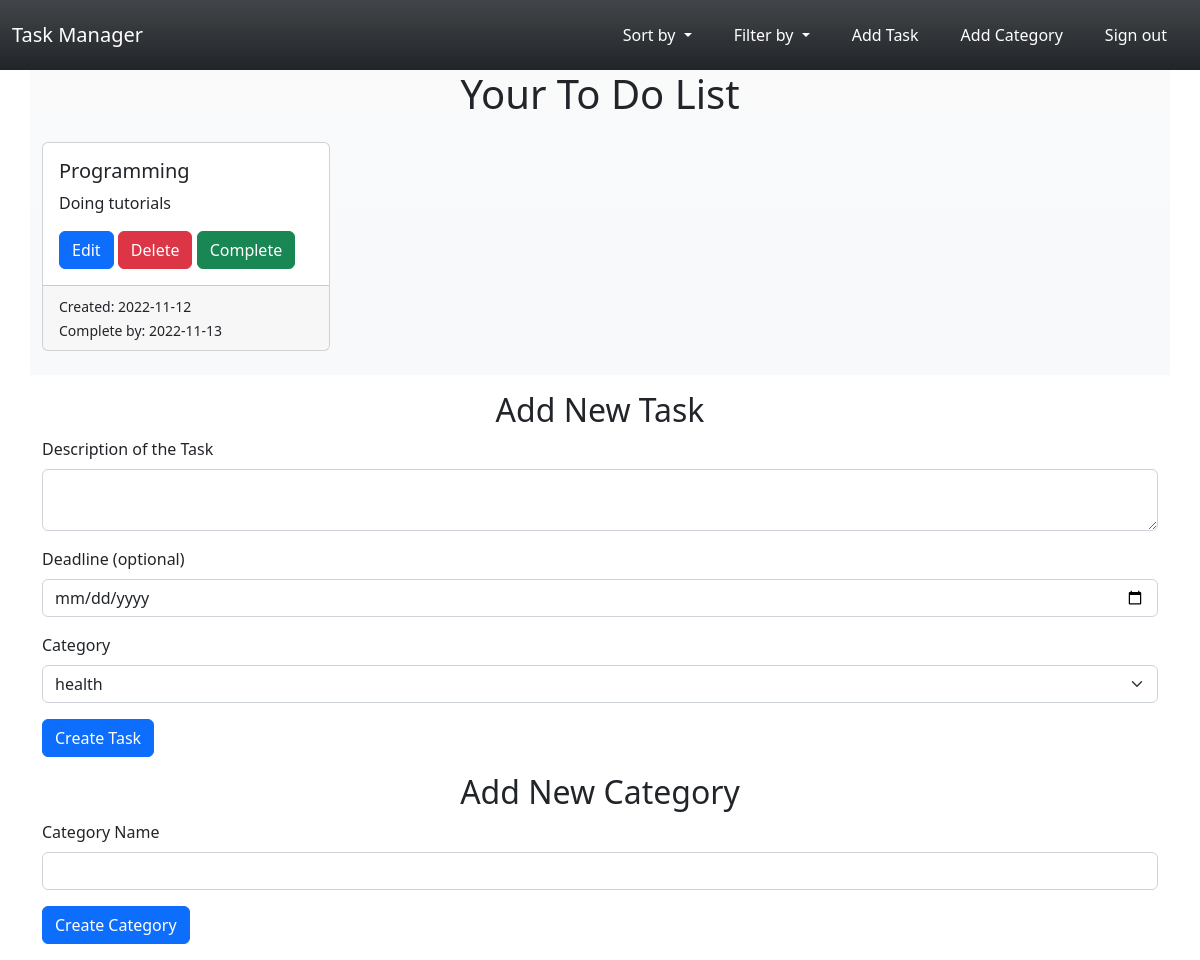
The page /?filter=deadline (signed in) on the database its author committed.
### todo/models.py (models this page shows)
class ToDo(db.Model):
    id = db.Column(db.Integer, primary_key=True)
    description = db.Column(db.String(500))
    is_completed = db.Column(db.Boolean, default=False)
    create_date = db.Column(db.Date, default=datetime.date.today())
    deadline = db.Column(db.Date)
    category_id = db.Column(db.Integer, db.ForeignKey("category.id"))
    user_id = db.Column(db.Integer, db.ForeignKey("user.id"))

class Category(db.Model):
    id = db.Column(db.Integer, primary_key=True)
    name = db.Column(db.String(250), unique=True, nullable=False)
    todos = db.relationship("ToDo", backref="category", lazy="joined")

### todo/routes.py (the view)
@app.route("/")
def home():
    tasks = db.session.query(ToDo).filter_by(
        user_id=current_user.get_id())
    if 'sort' in request.args.keys():
        if request.args['sort'] == 'deadline':
            tasks = tasks.order_by(ToDo.deadline.desc())
        elif request.args['sort'] == 'create_date':
            tasks = tasks.order_by(ToDo.create_date.desc())
        elif request.args['sort'] == 'completed':
            tasks = tasks.order_by(ToDo.is_completed.desc())
        elif request.args['sort'] == 'not completed':
            tasks = tasks.order_by(ToDo.is_completed.asc())
    elif 'filter' in request.args.keys():
        if request.args['filter'] == 'deadline':
            tasks = tasks.filter_by(deadline=date.today())
        elif request.args['filter'] == 'create_date':
            tasks = tasks.filter_by(create_date=date.today())
        elif request.args['filter'] == 'completed':
            tasks = tasks.filter_by(is_completed=True)
        elif request.args['filter'] == 'not completed':
            tasks = tasks.filter_by(is_completed=False)
    else:
        tasks = tasks.order_by(ToDo.category_id)
    task_form = CreateTaskForm()
    task_form.category.choices = get_categories()
    category_form = CreateCategoryForm()
    return render_template("home.html", tasks=tasks,
                           task_form=task_form, category_form=category_form)

### todo/forms.py (shortened to what this page needs)
class CreateTaskForm(FlaskForm):
    description = TextAreaField("Description of the Task",
                                validators=[DataRequired()])
    category = SelectField("Category", choices=get_categories(),
                           coerce=int)
    deadline = DateField("Deadline (optional)", validators=[Optional()])
    submit = SubmitField("Create Task")

class CreateCategoryForm(FlaskForm):
    name = StringField("Category Name", validators=[DataRequired()])
    submit = SubmitField("Create Category")

### todo/forms.py (called while the page is built)
def get_categories(current=None):
    try:
        if current:
            choices = [(category.id, category.name)
                       for category in current_user.categories
                       if category.id != current.id]
            choices = [(current.id, current.name)] + choices
        else:
            choices = [(category.id, category.name)
                       for category in current_user.categories]
        choices.append((0, ""))
        return choices
    except AttributeError:
        return 0, ""

### todo/routes.py (called while the page is built)
@login_manager.user_loader
def load_user(user_id):
    user = User.query.get(user_id)
    return user

### todo/templates/home.html (shortened to what this page needs)
{% extends "index.html" %}
{% block content %}
{% if current_user.is_authenticated %}
<div class="container justify-content-center bg-light bg-gradient">
    <div class="row">
        <div class="text-center">
            <h1>Your To Do List</h1>
        </div>
    </div>
    <div class="row mt-3">
        {% for task in tasks %}
        <div class="col-lg-3 col-md-6 mb-4">
            <div class="card" style="width: 18rem;">
              <div class="card-body {% if task.is_completed %} bg-success {% endif %}">
                <h5 class="card-title">{{ task.category.name|title() }}</h5>
                <p class="card-text">{{ task.description }}</p>
                 {% if not task.is_completed %}
                <a href="{{ url_for('update_task', task_id=task.id) }}" class="btn btn-primary">Edit</a>
                <a href="{{ url_for('delete_task', task_id=task.id) }}" class="btn btn-danger">Delete</a>
                <a href="{{ url_for('complete_task', task_id=task.id) }}" class="btn btn-success">Complete</a>
                 {% else %}
                <a href="{{ url_for('delete_task', task_id=task.id) }}" class="btn btn-danger">Delete</a>
                <a href="{{ url_for('complete_task', task_id=task.id) }}" class="btn btn-warning">Not Complete</a>
                 {% endif %}
              </div>
                <div class="card-footer">
                 <small class="text-start">Created: {{ task.create_date }}</small><br>
                 <small class="text-end">Complete by: {% if task.deadline %}{{ task.deadline }} {%endif %} </small>
                </div>
            </div>
        </div>
    {% endfor %}
    </div>
</div>
<div class="container mt-3">
    <div class="container text-center">
        <h2>Add New Task</h2>
    </div>
    <form method="POST" action="{{ url_for('add_task') }}">
        <div class="mb-3">
            {{ task_form.description.label(class="form-label") }}
            {% if task_form.errors.description %}
                {{ task_form.description(size=20, class="form-control is-invalid") }}
            {% else %}
                {{ task_form.description(size=20, class="form-control") }}
            {% endif %}
        </div>
        <div class="mb-3">
            {{ task_form.deadline.label(class="form-label") }}
            {{ task_form.deadline(class="form-control") }}
        </div>
        <div class="mb-3">
            {{ task_form.category.label(class="form-label") }}
            {{ task_form.category(class="form-select") }}
        </div>
        <div class="mb-3">
            {{ task_form.submit(class="btn btn-primary") }}
        </div>
    </form>
</div>
<div class="container mt-3">
    <div class="container text-center">
        <h2>Add New Category</h2>
    </div>
    <form method="POST" action="{{ url_for('add_category') }}">
        <div class="mb-3">
            {{ category_form.name.label(class="form-label") }}
            {% if category_form.errors.name %}
                {{ category_form.name(size=20, class="form-control is-invalid") }}
            {% else %}
                {{ category_form.name(size=20, class="form-control") }}
            {% endif %}
        </div>
        <div class="mb-3">
            {{ category_form.submit(class="btn btn-primary") }}
        </div>
    </form>
</div>
{% else %}
<div class="container text-center">
    <p>Please log in to use the app.</p>
</div>
{% endif %}
{% endblock %}

### rows shown on the page
ToDo: category.name "Programming", description "Doing tutorials", create_date "2022-11-12", deadline "2022-11-13"

### other values the page prints
{{ task_form.description.label(class="form-label") }} "Description of the Task"
{{ task_form.deadline.label(class="form-label") }} "Deadline (optional)"
{{ task_form.category.label(class="form-label") }} "Category"
{{ category_form.name.label(class="form-label") }} "Category Name"
